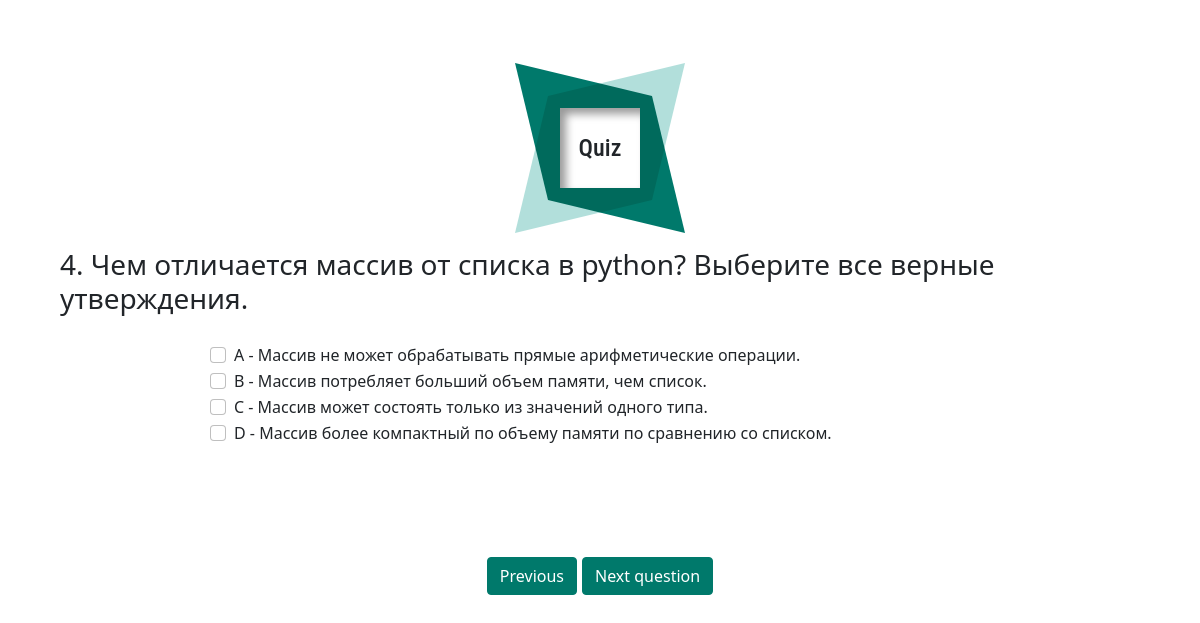
Screenshot of /question4 with the database file from the repository.
### main/models.py (models this page shows, shortened)
class Question(models.Model):
    title = models.TextField('Name')  # text of question

class Answers(models.Model):
    answer_A = models.TextField('description')
    answer_B = models.TextField('description')
    answer_C = models.TextField('description')
    answer_D = models.TextField('description')
    class Meta:
        verbose_name = 'Answer'
        verbose_name_plural = 'Answers'

### main/views.py (the view)
# urls.py: path('question4', views.question4, name='question4'),
def question4(request):
    if request.method == "POST":
        if request.POST.get("form_type") == 'formOne':
            set_answer_user(request, 4)
            return redirect('question5')
        else:
            return redirect('question3')
    else:
        quiz = Question.objects.filter(id=4)
        answers = Answers.objects.filter(id=4)
        return render(request, 'main/questions/question4.html', {'title': 'the forth question', 'my_quiz': quiz,
                                                                 'answers_db': answers})

### main/templates/main/questions/question4.html (shortened to what this page needs)
{% extends 'main/questions/base.html' %}
{% block content %}
    {% for el in my_quiz %}
        <div>
            <h3>{{ el.title }}</h3>
        </div>
    {% endfor %}
{% endblock %}
{% block form %}
    <form action="" method="post">
        {% for el in answers_db %}
            <div class="container__checkbox" id="featured-6">
                <div class="form-check">
                    <input class="form-check-input" type="checkbox" value="A"
                           id="a" name="answ">
                    <label class="form-check-label" for="a">{{ el.answer_A }}</label>
                </div>
                <div class="form-check">
                    <input class="form-check-input" type="checkbox" value="B"
                           id="b" name="answ">
                    <label class="form-check-label" for="b">{{ el.answer_B }}</label>
                </div>
                <div class="form-check">
                    <input class="form-check-input" type="checkbox" value="C"
                           id="c" name="answ">
                    <label class="form-check-label" for="c">{{ el.answer_C }}</label>
                </div>
                <div class="form-check">
                    <input class="form-check-input" type="checkbox" value="D"
                           id="d" name="answ">
                    <label class="form-check-label" for="d">{{ el.answer_D }}</label>
                </div>
            </div>
        {% endfor %}
        <div class="btn__question1">
            <button type="submit" class="btn btn-success" name="form_type" value="formTwo">Previous</button>
            <button type="submit" class="btn btn-success" name="form_type" value="formOne">Next question</button>
        </div>
    </form>
{% endblock %}

### main/static/styles/questions.css (style rules this page uses)
form { width: 100%; }
.btn__question1 { padding-top: 10px; display: flex; justify-content: center; }
.container__checkbox { padding: 20px 0 100px; display: flex; flex-direction: column; margin-left: 150px; }
.btn-success { color: #fff; background-color: #00796B; border-color: #00796B; }
.btn-success:first-child { margin-right: 5px; }

### rows the page displays
Question: title "4. Чем отличается массив от списка в python? Выберите все верные утверждения."
Answers: answer_A "А - Массив не может обрабатывать прямые арифметические операции.", answer_B "B - Массив потребляет больший объем памяти, чем список.", answer_C "C - Массив может состоять только из значений одного типа.", answer_D "D - Массив более компактный по объему памяти по сравнению со списком."
